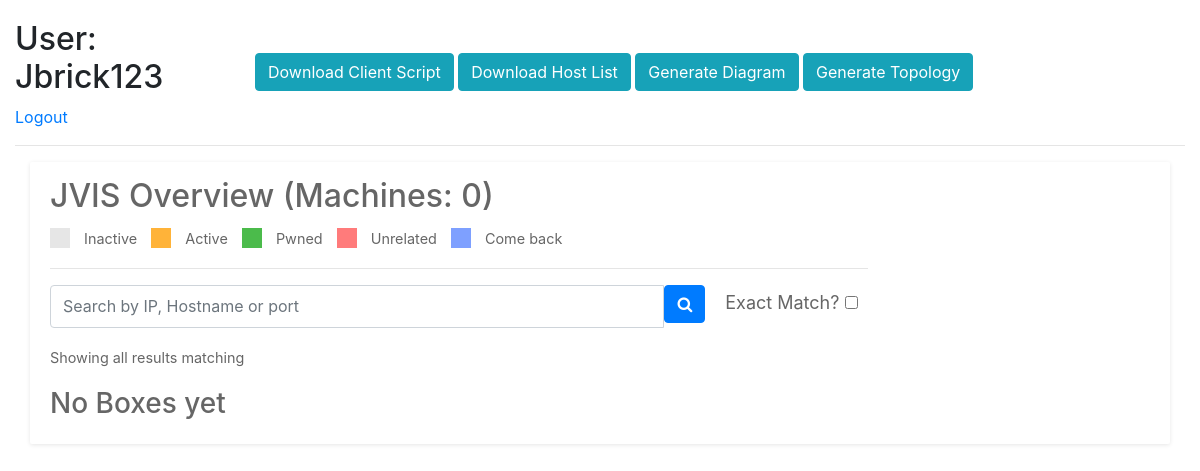
The app's page / (signed in), older data.
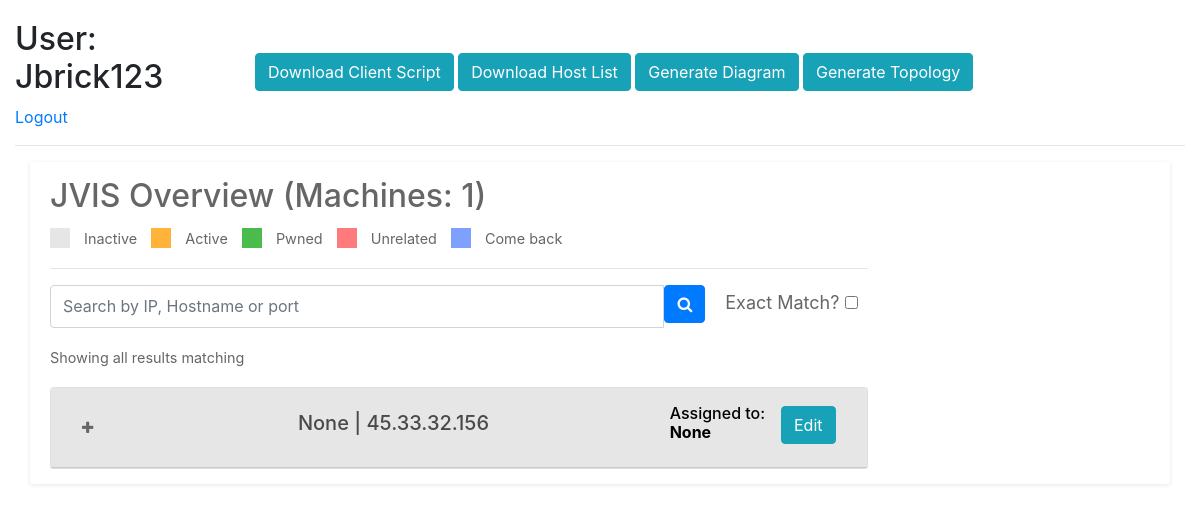
The same page, newer data.
### base/models.py (models this page shows, shortened)
class Box(models.Model):
    __original_ip = None
    __original_hostname = None
    __original_state = None
    user = models.ForeignKey(User, on_delete=models.CASCADE, null=True, blank=True)
    ip = models.GenericIPAddressField(null=False,blank=False)
    hostname = models.CharField(max_length=200, null=True, blank=True)
    state = models.CharField(max_length=200, null=True, blank=True)
    comments = models.TextField(null=True, blank=True)
    active = models.BooleanField(default=False)
    pwned = models.BooleanField(default=False)
    unrelated = models.BooleanField(default=False)
    comeback = models.BooleanField("Come back to this box", default=False)
    os = models.CharField(max_length=200, null=True, blank=True)
    new = models.BooleanField(default=True)
    updated = models.BooleanField(default=False)
    cidr = models.CharField(max_length=200, default="/24",null=True, blank=True)
    orderedip = models.BigIntegerField(null=True, blank=True, default=0)
    def __init__(self, *args, **kwargs):
        super().__init__(*args, **kwargs)
        self.__original_ip = self.ip
        self.__original_hostname = self.hostname
        self.__original_state = self.state
    class Meta:
        ordering = ['orderedip']

### base/views.py (the view, shortened to what this page needs)
# urls.py: path('', Boxes.as_view(), name="boxes"),
class Boxes(LoginRequiredMixin, ListView):
    model = Box
    context_object_name = 'boxes'
    def get_context_data(self, **kwargs):
        context = super().get_context_data(**kwargs)
        context['chk'] = ""
        search_input = self.request.GET.get('search') or ''
        context['count'] = context['boxes'].count()
        return context

### base/templates/base/box_list.html (shortened to what the changed rows need)
{% extends 'base/main.html' %}
{% block content %}
{%load static%}
<div class="header row">
    <div class="col-md-3">
        <h2>User: {{request.user|title}}</h2>
    </div>
</div>
<div class="container">
<div class="row">
  <div class="col-md-12">
    <div class="grid search">
      <div class="grid-body">
        <div class="row">
          <div class="col-md-9">
            <h2 id="counter"><a style="text-decoration:none;color:#666666;" href="{% url 'boxes' %}">JVIS Overview (Machines: {{count}})</a></h2>
            <div id="accordion">
                {% for box in boxes%}
                <div class="card">
                    <div class="card-header row p-3" id="heading{{box.id}}" style="margin:0;padding:0;cursor: pointer;" data-toggle="collapse" data-target="#collapse{{box.id}}" aria-expanded="false" aria-controls="collapse{{box.id}}" aria-label="Close">
                        <div class="col-md-1" style="margin:auto;">
                                <i class="fa fa-plus"></i>
                        </div>
                        <div class="col" style="margin:auto;">
                            <h5 style="text-shadow:none;text-align:center;color:#4b4a4a;">{{box.hostname}} | {{box.ip}}</h5>
                        </div>
                        <div class="col-md-2" style="margin:auto;">
                            <h6 class="float-right" style="color:black;">Assigned to: <b id="assignee" style="font-size:14; ">{{box.user}}</b></h6>
                        </div>
                        <div class="col-md-1" style="margin:auto;">
                            <a class="abut float-right" href="{% url 'box-update' box.id %}"><button type="button" class="btn btn-info" onClick="event.stopPropagation();">Edit</button></a>
                        </div>
                    </div>
                </div>
                {% empty %}
                <h3>No Boxes yet</h3>
                {% endfor %}
            </div>
          </div>
        </div>
      </div>
    </div>
  </div>
</div>
</div>
{%endblock content%}

Row changes from the older to the newer data that the page shows:
added Box: hostname "None", ip "45.33.32.156", user "None"
Text that changed along with them:
{{ count }}: "0" → "1"
text no longer shown: "No Boxes yet"
